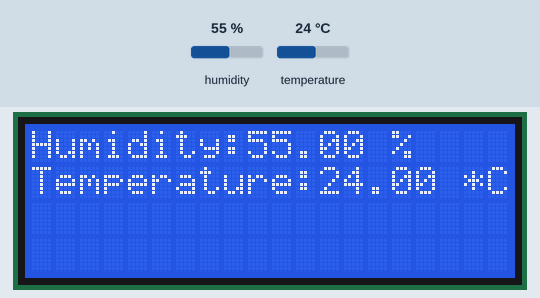
Simulated run of this sketch. Board: Arduino Uno, built with avr-gcc and run on an emulated ATmega328P. On the bench: 20×4 character LCD. The test bench sets the inputs (shaded band); at power-on: humidity 55 %, temperature 24 °C. What the sketch prints to the serial monitor is not drawn.

Above: at 2.6 s.
2.7 s: humidity set to 22 %
At 5.3 s:
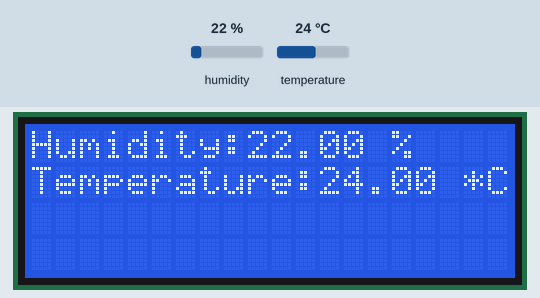
5.7 s: temperature set to 12 °C
At 7.4 s:
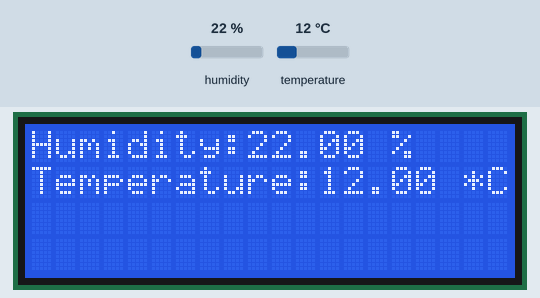
8.7 s: humidity set to 40 %
At 11.3 s:
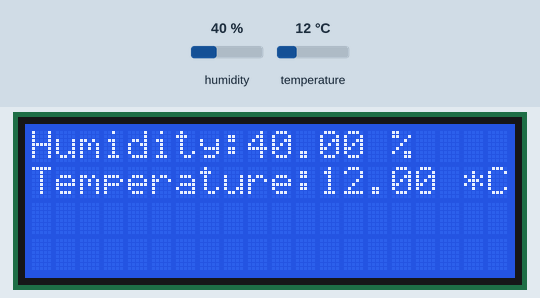
11.7 s: temperature set to 19 °C
Timing chart, 0 to 14.7 s (numbered marks = the images above; inputs shaded):
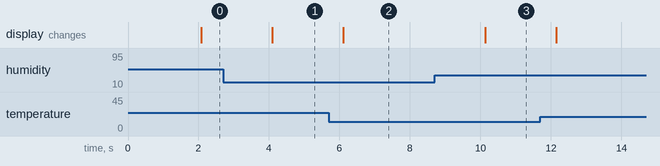

The sketch:

incubator.ino
```cpp
// Example testing sketch for various DHT humidity/temperature sensors
// Written by ladyada, public domain

#include "DHT.h"
// include the library code:
#include <LiquidCrystal.h>

#define DHTPIN 2     // what pin we're connected to

// Uncomment whatever type you're using!
//#define DHTTYPE DHT11   // DHT 11
#define DHTTYPE DHT22   // DHT 22  (AM2302)
//#define DHTTYPE DHT21   // DHT 21 (AM2301)

// Connect pin 1 (on the left) of the sensor to +5V
// NOTE: If using a board with 3.3V logic like an Arduino Due connect pin 1
// to 3.3V instead of 5V!
// Connect pin 2 of the sensor to whatever your DHTPIN is
// Connect pin 4 (on the right) of the sensor to GROUND
// Connect a 10K resistor from pin 2 (data) to pin 1 (power) of the sensor

// Initialize DHT sensor for normal 16mhz Arduino
DHT dht(DHTPIN, DHTTYPE);
// initialize the library with the numbers of the interface pins
const int rs = 8, en = 7, d4 = 9, d5 = 10, d6 = 11, d7 = 12;
LiquidCrystal lcd(rs, en, d4, d5, d6, d7);
void setup()
{
  Serial.begin(9600);
  dht.begin();
  lcd.begin(20,4);

  lcd.setCursor(0,0);
  lcd.print("MICROWAVE SYSTEM");

  lcd.setCursor(0,1);
  lcd.print("FOOD PROCESSING");

  lcd.setCursor(0,2);
  lcd.print("TECHNOLOGY");

  lcd.setCursor(0,3);
  lcd.print("Capstone Project");
}

void loop()
{
  // Wait a few seconds between measurements.
  delay(2000);
  // Reading temperature or humidity takes about 250 milliseconds!
  // Sensor readings may also be up to 2 seconds 'old' (its a very slow sensor)
  float h = dht.readHumidity();
  // Read temperature as Celsius
  float t = dht.readTemperature();
  // Read temperature as Fahrenheit
  float f = dht.readTemperature(true);

  // Check if any reads failed and exit early (to try again).
  if (isnan(h) || isnan(t) || isnan(f)) {
    Serial.println("Failed to read from DHT sensor!");
    return;
  }

  // Compute heat index
  // Must send in temp in Fahrenheit!
  float hi = dht.computeHeatIndex(f, h);
  lcd.clear();
  lcd.setCursor(0,0);
  Serial.print("Humidity:");
  lcd.print("Humidity:");
  Serial.print(h);
  lcd.print(h);
  Serial.print(" % ");
  lcd.print(" % ");
  lcd.setCursor(0,1);
  Serial.print("Temperature: ");
  lcd.print("Temperature:");
  Serial.print(t);
  lcd.print(t);
  Serial.print(" *C ");
  lcd.print(" *C ");
}
```

Measured:
- after the input at 2.7 s, the display: changes after 1.4 s (image 1)
- after the input at 5.7 s, the display: changes after 0.41 s (image 2)
- after the input at 8.7 s, the display: changes after 1.4 s (image 3)
